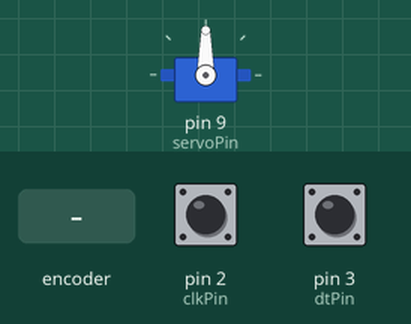
Recording of a sketch running on a simulated Arduino Uno, built with avr-gcc and run on an emulated ATmega328P. Shown: servo. The inputs (shaded band) are chosen by the test bench; at power-on: pin 2 (clkPin) HIGH, pin 3 (dtPin) HIGH.

Above: at 1.2 s.
1.3 s: rotary encoder on pin 2 (clkPin) / pin 3 (dtPin) turned 3 steps (first pin leading)
At 2.5 s:
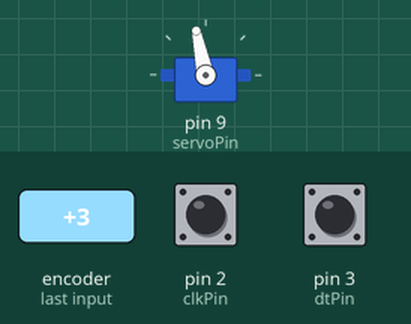
Timing chart, 0 to 4.3 s (numbered marks = the images above; inputs shaded):
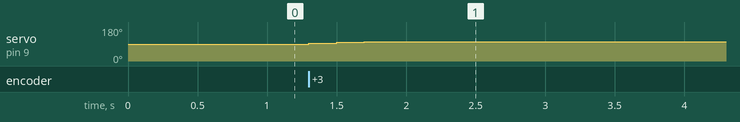

The sketch:

servo_and_rotary_module.ino
```cpp
#include <Servo.h>

Servo myServo;

int clkPin = 2;       // Encoder CLK
int dtPin = 3;        // Encoder DT
int servoPin = 9;     // Servo signal pin

int lastClkState;
int angle = 90;       // Start in middle (range: 0–180)

void setup() {
  pinMode(clkPin, INPUT);
  pinMode(dtPin, INPUT);
  myServo.attach(servoPin);
  myServo.write(angle);

  lastClkState = digitalRead(clkPin);
}

void loop() {
  int clkState = digitalRead(clkPin);
  if (clkState != lastClkState && clkState == LOW) {
    // If the CLK changed, check direction
    if (digitalRead(dtPin) != clkState) {
      angle+=4;  // CW
    } else {
      angle-=4;  // CCW
    }

    // Limit angle between 0 and 180
    angle = constrain(angle, 0, 180);
    myServo.write(angle);
    delay(5);  // Slight debounce delay
  }
  lastClkState = clkState;
}
```

Measured:
- after the input at 1.3 s, servo on pin 9 (servoPin): 90° → 94° at once, → 98° 0.20 s later, → 102° 0.20 s later
